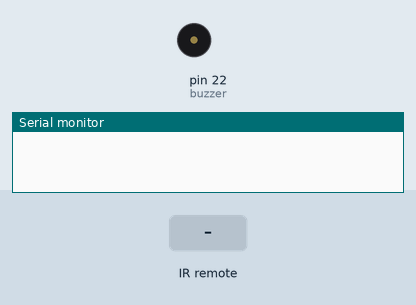
A sketch run on a simulated Arduino Mega 2560, built with avr-gcc and run on an emulated ATmega2560. On the bench: buzzer (waves = sounding), the last lines printed to the serial monitor. The inputs (shaded band) are chosen by the test bench.

Above: at 1.2 s.
1.3 s: infrared code 0xFFA25D received
At 2.4 s:
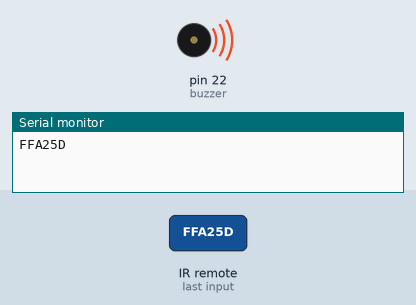
2.8 s: infrared code 0xFF629D received
At 3.6 s:
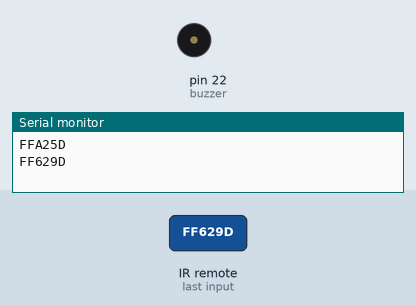
4.3 s: infrared code 0xFFE21D received
At 4.7 s:
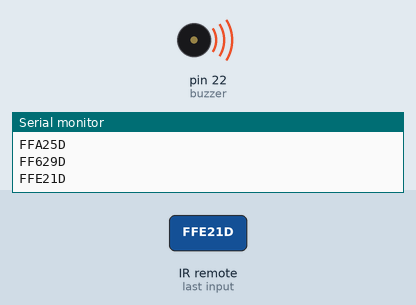
Timing chart, 0 to 7.3 s (numbered marks = the images above; inputs shaded):
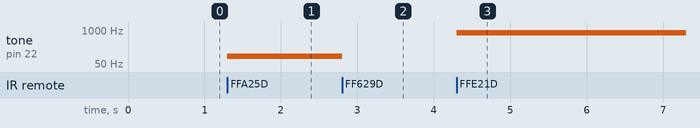

The sketch:

remoteIR.ino
```cpp
// telecharger la libraire IRremote.h pour la telecommande https://github.com/z3t0/Arduino-IRremote.git
//boarddefs.h modifier ligne ou il y arduino mega commenter seconde
//ligne et décommenter 1er ligne pour les timer


#include <IRremote.h> //include the library
#define Button_1 0xFFA25D
#define Button_2 0xFF629D
#define Button_3 0xFFE21D
int receiver = 24; //initialize pin 24 as recevier pin.
IRrecv irrecv(receiver); //create a new instance of receiver
decode_results results;
int buzzer = 22;
//uint32_t Previous;

void setup() {
  // put your setup code here, to run once:
  Serial.begin(9600);
  irrecv.enableIRIn(); //start the receiver
  pinMode(buzzer,OUTPUT);
}

void loop() {
  // put your main code here, to run repeatedly:
  if (irrecv.decode(&results)) { //if we have received an IR signal
    switch(results.value) {
           case Button_1 : tone(buzzer, 100); break;
           case Button_2 : noTone(buzzer); break;
           case Button_3 : tone(buzzer, 800); break;
      }
      Serial.println (results.value, HEX); //display HEX results
      irrecv.resume(); //next value
  }
}
```

Measured:
- after the input at 1.3 s, tone on pin 22 (buzzer): silent → 100 Hz at once
- after the input at 2.8 s, tone on pin 22 (buzzer): 100 Hz → silent at once
- after the input at 4.3 s, tone on pin 22 (buzzer): silent → 800 Hz at once
